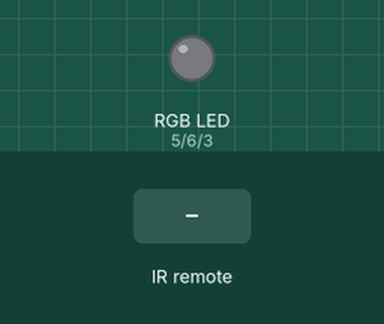
Recording of a sketch running on a simulated Arduino Uno, built with avr-gcc and run on an emulated ATmega328P. Parts: an RGB LED mixed from three pins (HIGH = lit). The test bench sets the inputs (shaded band). Dim RGB values are drawn brighter than linear.

Above: at 1.4 s.
1.5 s: infrared code 0xFFA25D received
At 2.26 s:
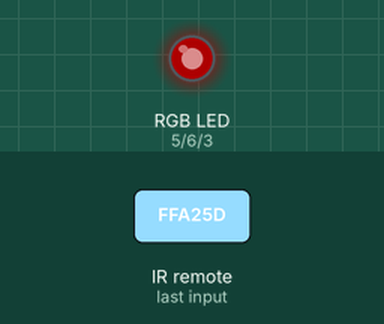
At 6.3 s:
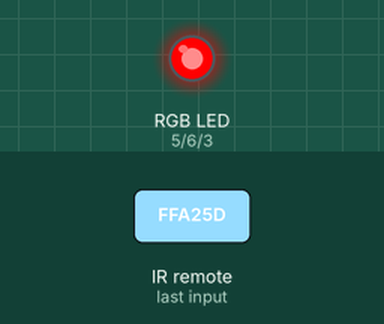
6.8 s: infrared code 0xFF629D received
At 15.6 s:
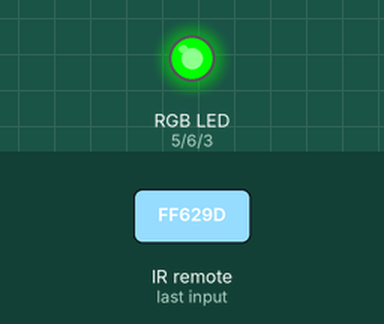
Timing chart, 0 to 17.1 s (numbered marks = the images above; inputs shaded):
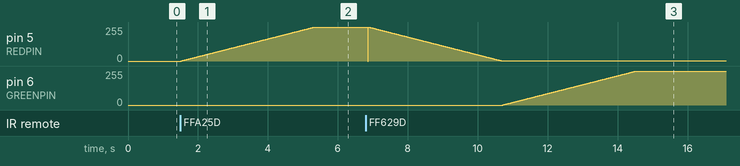

The sketch:

ir_remote.ino
```cpp
/*
 * IRremote: IRreceiveDemo - demonstrates receiving IR codes with IRrecv
 * An IR detector/demodulator must be connected to the input RECV_PIN.
 * Initially coded 2009 Ken Shirriff http://www.righto.com/
 */

#include <IRremote.h>

#define REDPIN 5
#define GREENPIN 6
#define BLUEPIN 3

int IR_RECEIVE_PIN = 11;

int r,g,b;

IRrecv IrReceiver(IR_RECEIVE_PIN);

// On the Zero and others we switch explicitly to SerialUSB
decode_results results;

void setup() {
    //pinMode(LED_BUILTIN, OUTPUT);
    IrReceiver.enableIRIn();  // Start the receiver
    pinMode(REDPIN, OUTPUT);
    pinMode(GREENPIN, OUTPUT);
    pinMode(BLUEPIN, OUTPUT);


    r=0;
    g=0;
    b=0;
    delay(200);
    // IrReceiver.blink13(true); // Enable feedback LED

}

void loop() {
    if (IrReceiver.decode(&results)) {
        if (results.decode_type == NEC){
          if (results.value == 0xFFA25D){
            Red();
            delay(10);
          } else if (results.value == 0xFF629D){
            Green();
            delay(10);
          } else if (results.value == 0xFFE21D){
            Blue();
            delay(10);
          }
        }
        IrReceiver.resume(); // Receive the next value
    }
    delay(100);
}


void Red() {
  while (g > 0) {
    analogWrite(GREENPIN, g);
    g--;
    delay(15);
  }
  while (b > 0) {
    analogWrite(BLUEPIN, b);
    b--;
    delay(15);
  }
  for (r = 0; r < 256; r++) {
    analogWrite(REDPIN, r);
    delay(15);
  }

}
void Green() {
  while (r > 0) {
    analogWrite(REDPIN, r);
    r--;
    delay(15);
  }
  while (b > 0) {
    analogWrite(BLUEPIN, b);
    b--;
    delay(15);
  }
  for (g = 0; g < 256; g++) {
    analogWrite(GREENPIN, g);
    delay(15);
  }
}
void Blue() {
  while (g > 0) {
    analogWrite(GREENPIN, g);
    g--;
    delay(15);
  }
  while (r > 0) {
    analogWrite(REDPIN, r);
    r--;
    delay(15);
  }
  for (b = 0; b < 256; b++) {
    analogWrite(BLUEPIN, b);
    delay(15);
  }
}
```

Measured:
- after the input at 1.5 s, pin 5 (REDPIN): moves from 0/255 to 255/255 over 3.8 s, starting at once
- after the input at 6.8 s, pin 6 (GREENPIN): moves from 0/255 to 255/255 over 3.8 s, starting after 3.9 s
